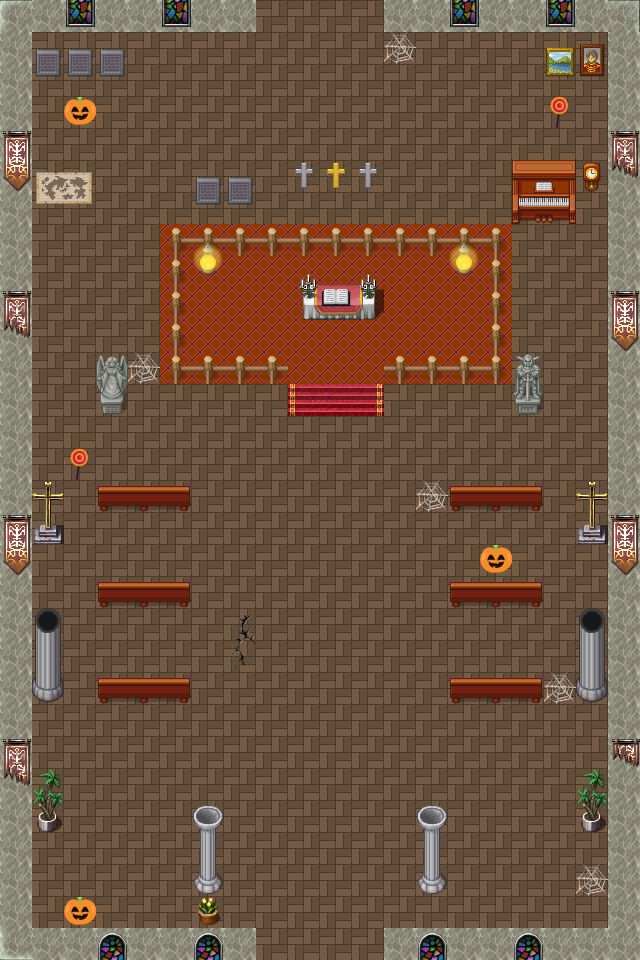

This is a level from a 2D game, rendered from its Tiled map with the project's own tilesets. A one-line summary and the map file follow, with tile-layer data summarised:
An orthogonal 20x30 tile map with 32x32 px tiles, 4 tile layers (ground, fence, obstacle, itemLayer), 4 tilesets and 5 objects (ghost1, ghost2, ghost3, bat2, bat1).

<map version="1.5" tiledversion="1.7.2" orientation="orthogonal" renderorder="right-down" width="20" height="30" tilewidth="32" tileheight="32" infinite="0" nextlayerid="6" nextobjectid="22">
 <editorsettings>
  <export target="church.json" format="json" />
 </editorsettings>
 <tileset firstgid="1" name="decoration" tilewidth="32" tileheight="32" tilecount="2016" columns="32">
  <image source="decoration.png" width="1024" height="2016" />
 </tileset>
 <tileset firstgid="2017" name="pipoya" tilewidth="32" tileheight="32" tilecount="1064" columns="8">
  <image source="pipoya.png" width="256" height="4256" />
 </tileset>
 <tileset firstgid="3081" name="Scenery" tilewidth="32" tileheight="32" tilecount="256" columns="16">
  <image source="Scenery.png" width="512" height="512" />
 </tileset>
 <tileset firstgid="3337" name="item" tilewidth="32" tileheight="32" tilecount="16" columns="4">
  <image source="item.png" width="128" height="128" />
 </tileset>
 <layer id="1" name="ground" width="20" height="30">
  <data>[600 cells, 600 non-empty, 5 distinct tile ids]</data>
 </layer>
 <layer id="3" name="fence" width="20" height="30">
  <data>[600 cells, 123 non-empty, 18 distinct tile ids]</data>
 </layer>
 <layer id="2" name="obstacle" width="20" height="30">
  <data>[600 cells, 100 non-empty, 46 distinct tile ids]</data>
 </layer>
 <layer id="4" name="itemLayer" width="20" height="30">
  <data>[600 cells, 6 non-empty, 3 distinct tile ids]</data>
 </layer>
 <objectgroup id="5" name="objectLayer">
  <object id="1" name="ghost1" x="82.1959" y="779.652">
   <point />
  </object>
  <object id="5" name="ghost2" x="442.667" y="64">
   <point />
  </object>
  <object id="7" name="ghost3" x="141.333" y="332">
   <point />
  </object>
  <object id="12" name="bat2" x="430.667" y="569.333">
   <point />
  </object>
  <object id="13" name="bat1" x="260" y="569.333">
   <point />
  </object>
 </objectgroup>
</map>
